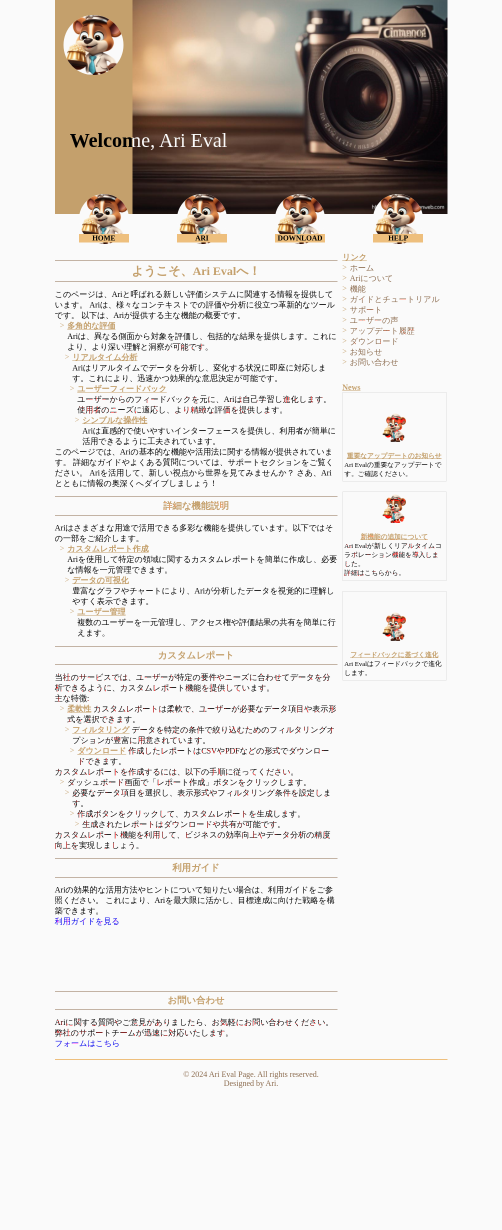
#> input picture python/TestScript/photolize/test_singleLineText/test_png/eval_af.png, 1004 x 2460 px, given in place of test2_bf.png, which was not available (shown at 1/2 size)
$ python Exist_tool.py
#> lines starting #> are read from the running program, lines starting #| are printed output that depends on the picture; after the words box and inside, x2 and y2 are one past the last pixel; in counts of white or black regions, pixels touching at a corner belong together; pictures that were not available may be replaced by others from this repository, and a replacement may not be noted
# 成功作（ただし、position_copy3と比べて背景が暗め、差分を分ける）
# diff_color_img.pyをより正確に差分ごとに色分けできるようにしたもの
# 成功作
# 連番の色枠付き画像を生成＆対応する赤枠と緑枠を出力＆赤枠と緑枠の座標と幅と高さを出力＆配置の差異判定
# 参考サイト：https://sosotata.com/spot7differences/
import cv2
import os
import numpy as np
import subprocess


# 保存先ディレクトリを作成
output_dir = os.path.join(os.path.dirname(os.path.abspath(__file__)), "high_png/")
# フォルダが存在しない場合は作成
if not os.path.exists(output_dir):
    os.makedirs(output_dir)
    command = f"sudo chown -R aridome:aridome {output_dir}"
    # コマンドを実行
    subprocess.call(command, shell=True)
#> (this line was passed over: subprocess is not available in this run)

# ファイル名を生成
output_file_name_A = 'test2_bf.png'
output_file_name_B = 'test2_af.png'
# ファイルパスを作成
output_file_path_A = os.path.join(output_dir, output_file_name_A)
output_file_path_B = os.path.join(output_dir, output_file_name_B)

img1 = cv2.imread(output_file_path_A)
#> img1 is the input picture: shape (2460, 1004, 3); mean B, G, R 219.6, 222.7, 226.6
img2 = cv2.imread(output_file_path_B)
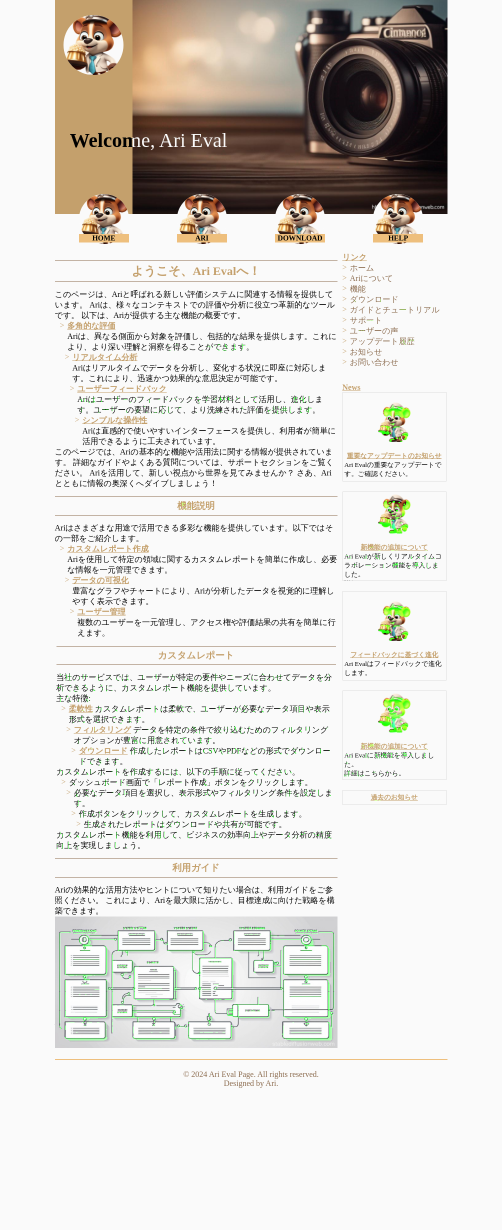
#> input picture python/TestScript/photolize/test_singleLineText/test_png/eval_bf.png, 1004 x 2460 px, given in place of test2_af.png, which was not available (shown at 1/2 size)
#> img2 is the input picture: shape (2460, 1004, 3); mean B, G, R 217.4, 221.7, 224.1

# clathを使って、コントラス強調
# clahe = cv2.createCLAHE(clipLimit=30.0, tileGridSize=(10, 10))
img1_gray = cv2.cvtColor(img1, cv2.COLOR_BGR2GRAY)
img2_gray = cv2.cvtColor(img2, cv2.COLOR_BGR2GRAY)
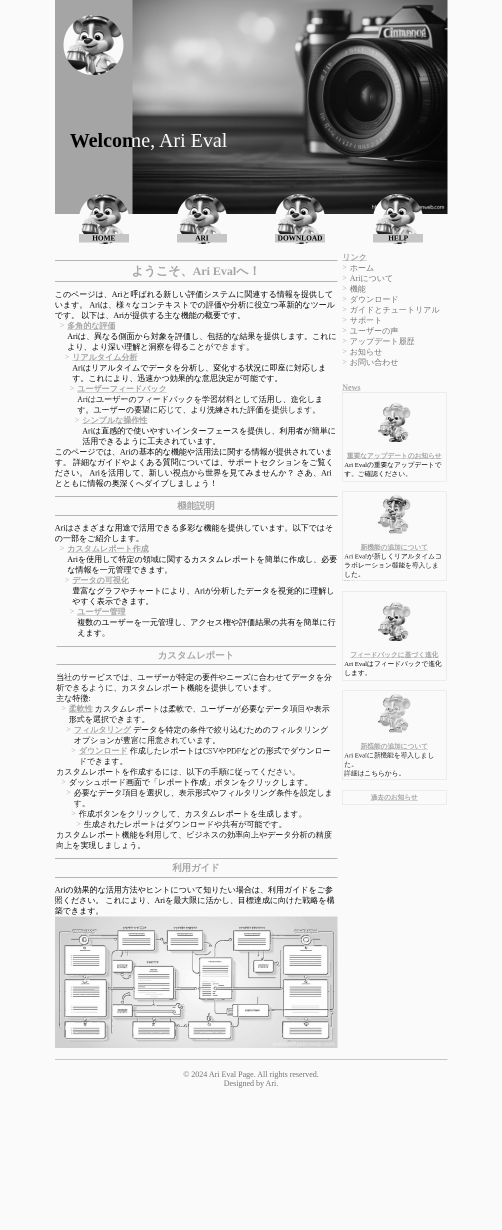
#> img2_gray: shape (2460, 1004) (shown at 1/2 size); min 0, max 255, mean 221.9
# [7 lines of commented-out code are left out]
diff_img1 = cv2.subtract(img2_gray, img1_gray)
diff_img2 = cv2.subtract(img1_gray, img2_gray)
diff = cv2.absdiff(img1_gray, img2_gray)

# 二値化
ret, diff_img1 = cv2.threshold(diff_img1, 0, 255, cv2.THRESH_BINARY + cv2.THRESH_OTSU)
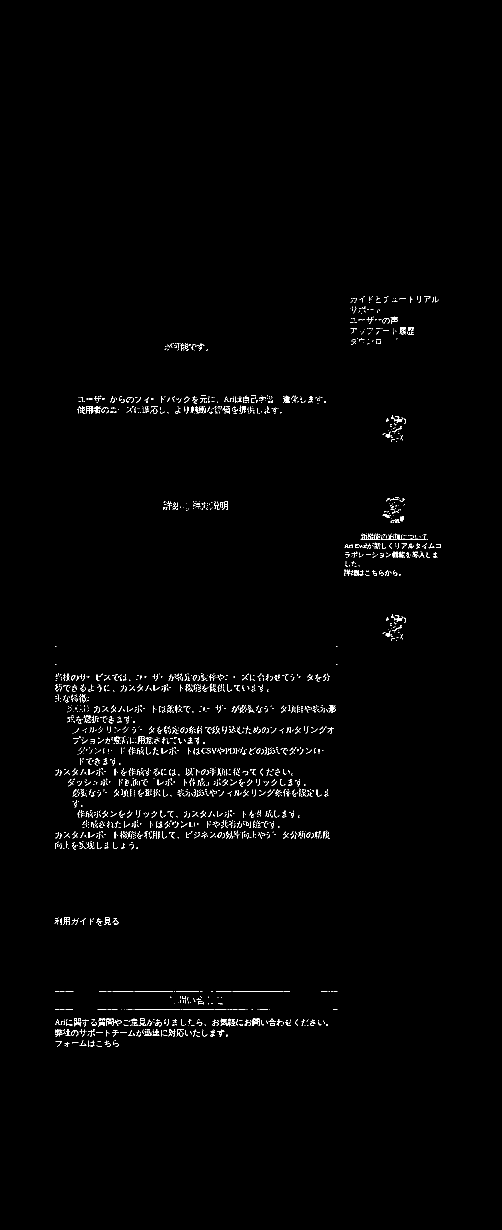
#> diff_img1: shape (2460, 1004) (shown at 1/2 size); 0.99% white in thin lines or dots, all inside (x1, y1, x2, y2) = (109, 592, 881, 2094)
#> ret = 76
# diff_img1 = cv2.GaussianBlur(diff_img1, (11, 11), 0)
ret, diff_img2 = cv2.threshold(diff_img2, 0, 255, cv2.THRESH_BINARY + cv2.THRESH_OTSU)
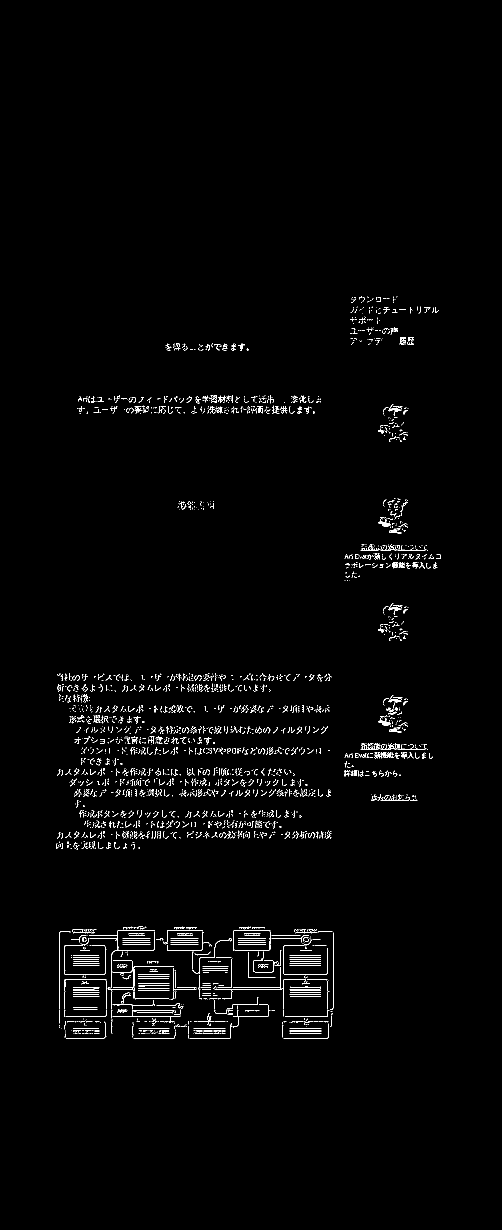
#> diff_img2: shape (2460, 1004) (shown at 1/2 size); 1.4% white in thin lines or dots, all inside (x1, y1, x2, y2) = (113, 592, 881, 2078)
#> ret = 72
# diff_img2 = cv2.GaussianBlur(diff_img2, (11, 11), 0)

# カーネルを準備（オープニング用）
kernel = np.ones((2,2),np.uint8)
# オープニング（収縮→膨張）実行 ノイズ除去
result_bin1 = cv2.morphologyEx(diff_img1, cv2.MORPH_OPEN, kernel) # オープニング（収縮→膨張）。ノイズ除去。
#> result_bin1: shape (2460, 1004); 0.26% white in thin lines or dots, all inside (x1, y1, x2, y2) = (111, 594, 873, 2094)
result_bin2 = cv2.morphologyEx(diff_img2, cv2.MORPH_OPEN, kernel) # オープニング（収縮→膨張）。ノイズ除去。
#> result_bin2: shape (2460, 1004); 0.15% white in thin lines or dots, all inside (x1, y1, x2, y2) = (114, 688, 869, 2077)

# 二値画像をRGB形式に変換
result_bin1_rgb = cv2.cvtColor(result_bin1, cv2.COLOR_GRAY2RGB)
result_bin2_rgb = cv2.cvtColor(result_bin2, cv2.COLOR_GRAY2RGB)

### 変更前と変更後の色分け ###
# 白色の範囲を定義
lower_white = np.array([200, 200, 200])  # 下限（B、G、R）
upper_white = np.array([255, 255, 255])  # 上限（B、G、R）
# lower_white2 = np.array([254, 254, 254])  # 下限（B、G、R）
# upper_white2 = np.array([255, 255, 255])  # 上限（B、G、R）

# 白色の範囲内にあるピクセルをマスクとして取得
white_mask1 = cv2.inRange(result_bin1_rgb, lower_white, upper_white)
white_mask2 = cv2.inRange(result_bin2_rgb, lower_white, upper_white)

# 緑色を指定
green_color = (0, 255, 0)  # (B、G、R)
# 赤色を指定
red_color = (0, 0, 255)  # (B、G、R)

# ピクセルの色を変更
result_bin1_rgb[white_mask1 > 0] = red_color
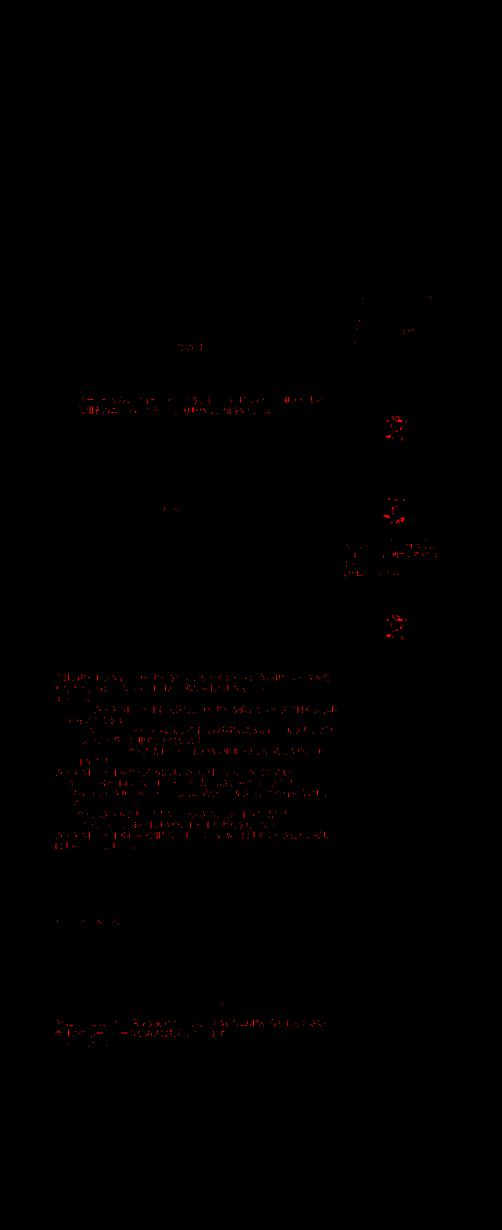
#> result_bin1_rgb: shape (2460, 1004, 3) (shown at 1/2 size); mean B, G, R 0, 0, 0.7
result_bin2_rgb[white_mask2 > 0] = green_color
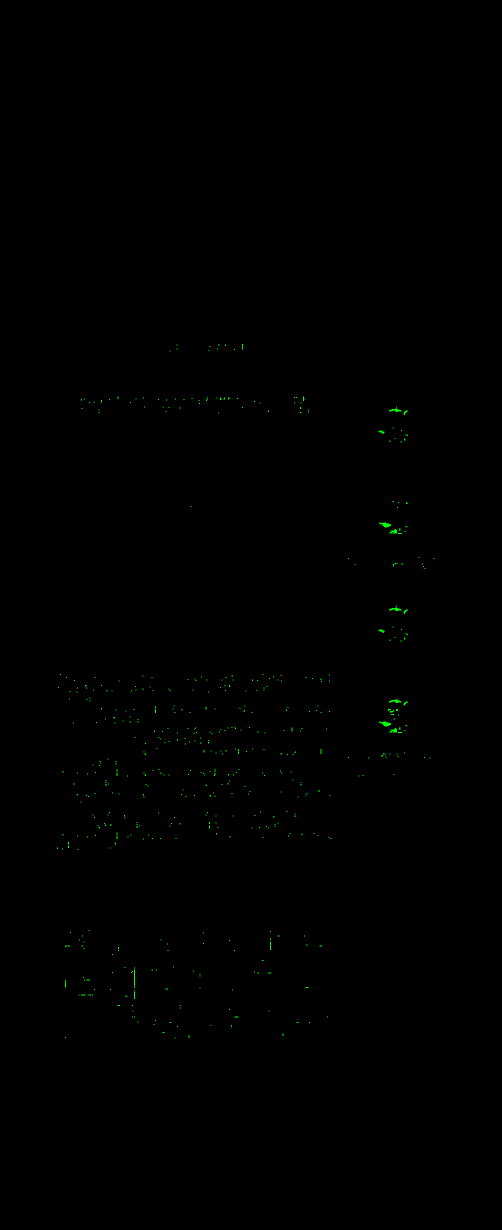
#> result_bin2_rgb: shape (2460, 1004, 3) (shown at 1/2 size); mean B, G, R 0, 0.4, 0

# 二値画像をRGB形式に変換し、2枚の画像を重ねる。
# result_add1 = cv2.add(img1, result_bin1_rgb)
# result_add2 = cv2.add(result_add1, result_bin2_rgb)
# img1_color = cv2.cvtColor(diff_img1, cv2.COLOR_GRAY2RGB)
result1 = cv2.addWeighted(img1, 0.25, result_bin1_rgb, 0.75, 2.2) # ２.２はガンマ値。大きくすると白っぽくなる
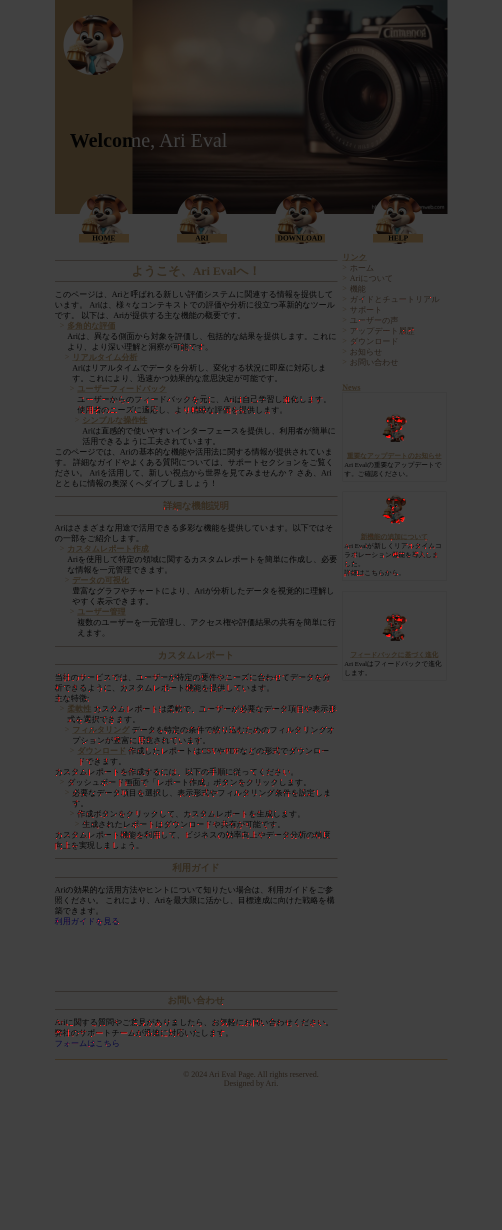
#> result1: shape (2460, 1004, 3) (shown at 1/2 size); mean B, G, R 57.3, 58.1, 59.6
result2 = cv2.addWeighted(img2, 0.25, result_bin2_rgb, 0.75, 2.2) # ２.２はガンマ値。大きくすると白っぽくなる
# [7 lines of commented-out code are left out]

### 差異が検出されたか判定 ###
# 2値画像（result_bin）の白いピクセル（差分が存在する部分）の数をカウント
white_pixel_count = cv2.countNonZero(result_bin2)
#> white_pixel_count = 3791

# ある閾値以上の白いピクセルが存在する場合、差分があると判断する
threshold = 100  # 適切な閾値を選択
red_text_start = "\033[91m"
red_text_end = "\033[0m"
green_text_start = "\033[92m"
green_text_end = "\033[0m"

if white_pixel_count > threshold:
    print(f"{red_text_start}差異が検出されました{red_text_end}")
else:
    print(f"{green_text_start}異常なし{green_text_end}")

# 差分画像を保存
output_file_name1 = "before.png"
output_file_name2 = "after.png"
output_dir2 = os.path.join(os.path.dirname(os.path.abspath(__file__)), "test_png")
# フォルダが存在しない場合は作成
if not os.path.exists(output_dir2):
    os.makedirs(output_dir2)
    command = f"sudo chown -R aridome:aridome {output_dir2}"
    # コマンドを実行
    subprocess.call(command, shell=True)

# ファイルパスを作成
output_file_path = os.path.join(output_dir2, output_file_name1)

# 画像を保存する
cv2.imwrite(output_file_path, result1)

# ファイルパスを作成
output_file_path = os.path.join(output_dir2, output_file_name2)

# 画像を保存する
cv2.imwrite(output_file_path, result2)

print(f"2つの画像の差異部分に枠をつけたカラー画像をに保存しました")
